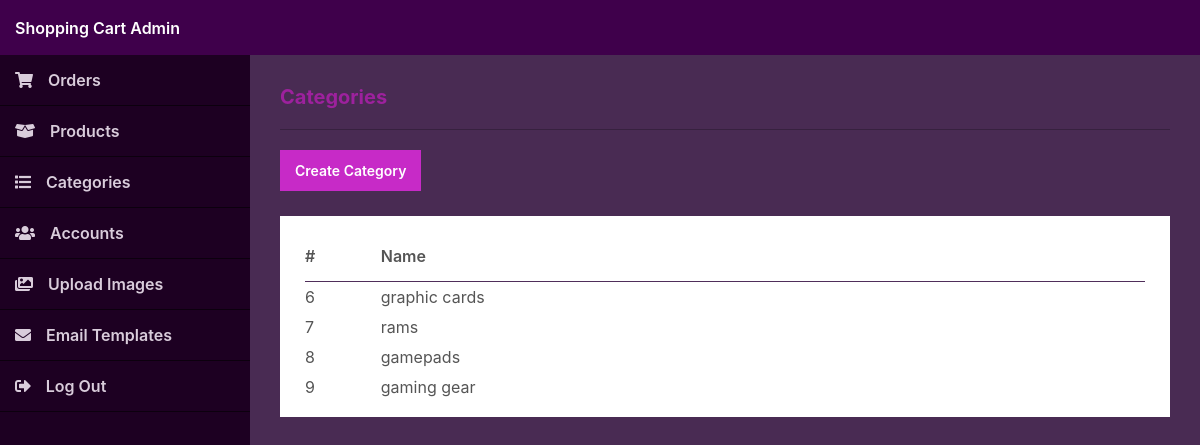
Screenshot of /admin/index.php?page=categories (signed in) with the database file from the repository.
### tables this page shows
CREATE TABLE `categories` (
  `id` int(11) NOT NULL,
  `name` varchar(255) NOT NULL
);

### admin/index.php (called while the page is built, shortened)
<?php
include '../functions.php';
$page = isset($_GET['page']) && file_exists($_GET['page'] . '.php') ? $_GET['page'] : 'orders';
include $page . '.php';
?>

### admin/categories.php (the view, shortened to what this page needs)
<?php
$stmt = $pdo->prepare('SELECT * FROM categories');
$stmt->execute();
$categories = $stmt->fetchAll(PDO::FETCH_ASSOC);
?>
<?=template_admin_header('Categories')?>
<h2>Categories</h2>
<div class="links">
    <a href="index.php?page=category">Create Category</a>
</div>
<div class="content-block">
    <div class="table">
        <table>
            <thead>
                <tr>
                    <td>#</td>
                    <td>Name</td>
                </tr>
            </thead>
            <tbody>
                <?php if (empty($categories)): ?>
                <tr>
                    <td colspan="8" style="text-align:center;">There are no products</td>
                </tr>
                <?php else: ?>
                <?php foreach ($categories as $category): ?>
                <tr class="details" onclick="location.href='index.php?page=category&id=<?=$category['id']?>'">
                    <td><?=$category['id']?></td>
                    <td><?=$category['name']?></td>
                </tr>
                <?php endforeach; ?>
                <?php endif; ?>
            </tbody>
        </table>
    </div>
</div>
<?=template_admin_footer()?>

### admin/admin.css (style rules this page uses)
* { -webkit-box-sizing: border-box; box-sizing: border-box; font-family: -apple-system, BlinkMacSystemFont, "segoe ui", roboto, oxygen, ubuntu, cantarell, "fira sans", "droid sans", "helvetica neue", Arial, sans-serif; font-size: 16px; -webkit-font-smoothing: antialiased; -moz-osx-font-smoothing: grayscale; }
html { height: 100%; }
body { position: relative; min-height: 100%; color: #555555; background-color: #492b53; margin: 0; }
h1, h2, h3, h4, h5 { color: #9d219d; margin: 0; padding: 0; }
main h2 { font-size: 20px; padding-bottom: 20px; border-bottom: 1px solid #37213f; }
main .content-block { background-color: #fff; margin-top: 25px; padding: 15px; }
main .table { padding: 0 10px; }
main .table table { width: 100%; border-collapse: collapse; }
main .table table thead td { font-weight: 600; padding: 15px 0; }
main .table table thead tr { border-bottom: 1px solid #4f2e5a; }
main .table table tbody td { padding: 5px 0; }
main .table table .details { cursor: pointer; }
main .links { display: -webkit-box; display: -ms-flexbox; display: flex; -ms-flex-flow: wrap; flex-flow: wrap; padding-top: 20px; }
main .links a { display: -webkit-inline-box; display: -ms-inline-flexbox; display: inline-flex; text-decoration: none; background: #c72ac7; color: #FFFFFF; padding: 12px 15px; margin-right: 10px; font-size: 14px; font-weight: 600; }

### rows the page displays
categories: id "6", name "graphic cards"
categories: id "7", name "rams"
categories: id "8", name "gamepads"
categories: id "9", name "gaming gear"
